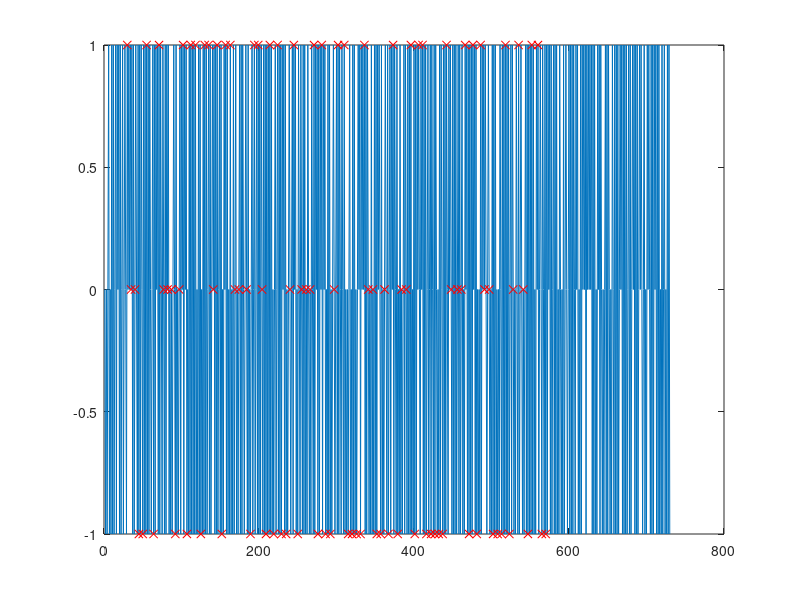

The MATLAB source for this figure: (Note: this script raises an error after producing the figure.)
clc
clear all

len=730;
signbalance=.5;
onevtwo=1/3;
y=zeros(len,1);
y(1)=0;

harshness=5; %Trade-off is structure vs balance. In theory, dynamic harshness dependent on k is the best trade-off and shortest methods section

%% vals "key":
%x
%y
%early pulse mag and +/- direction
%late pulse mag and +/- direction
%pseudorandom white noise magnitude
%shape (-1=none,0=triangle,1=square, 2=circle, 3=inf desired)
%cursor shown (0/1 false/true)

cost=inf;

while cost>3
    for k=2:len
        if y(k-1)==0
            if rand<signbalance
                y(k)=-1;
                signbalance=signbalance-harshness*1/len;
            else
                y(k)=1;
                signbalance=signbalance+harshness*1/len;
            end
        else
            if rand<onevtwo
                y(k)=0;
                onevtwo=onevtwo-harshness*2/len;
            else
                y(k)=-y(k-1);
                onevtwo=onevtwo+harshness*1/len;
            end
        end
    end
    diffs=y(2:end)-y(1:end-1);
    signbalance_=sum(diffs<0)-sum(diffs>0)
    onevtwo_=sum(abs(diffs)==1)-sum(abs(diffs)==2)
    cost=abs(onevtwo_)+abs(signbalance_);
end



x=[y [0;sign(diffs)] [0;abs(diffs)]];

N=5;
DIR=[-1 1];
DIST=[1 2];
ntypes=5;

%Make a deck
c=0;
for k=1:N
    for kk=1:length(DIR)
        for kkk=1:length(DIST)
            for kkkk=1:ntypes
                c=c+1;
                catme(c).dat=[DIR(kk); DIST(kkk); kkkk];
            end
        end
    end
end
deck=[catme.dat];
deck=deck(:,randperm(size(deck,2)));

c=0;
d=1;
k=inf;
sd2=size(deck,2);
dist=zeros(sd2,1);
while c<len
    c=c+1;
    k=k+1;
    if (k<5)||(c<30)||(d>sd2)
        out(c).dat=[y(c); .5; 0; 0; 0; -1; 1];
        continue
    end

    %if it's k>=7, reshuffle the deck and try again
    if (sum(x(c,2:3)'==deck(1:2,d))~=2)&&(k>5)
        deck(:,d:end)=deck(:,d-1+randperm(sd2-d+1));
    end
    if sum(x(c,2:3)'==deck(1:2,d))==2
        out(c).dat=[y(c); .5; 0; 0; 0; -1; 1];
        continue
    end

    %[c,k]
    dist(d)=c;
    k=0;
    switch deck(3,d)
        case 1
            out(c).dat=[y(c); .5; 1; 0; 0; -1; 1];
        case 2
            out(c).dat=[y(c); .5; -1; 0; 0; -1; 1];
        case 3
            out(c).dat=[y(c); .5; 0; 1; 0; -1; 1];
        case 4
            out(c).dat=[y(c); .5; 0; -1; 0; -1; 1];
        case 5
            out(c).dat=[y(c); .5; 0; 0; 1; -1; 1];
    end
    d=d+1;
end

figure(1)
clf
plot(1:len,y,dist,y(dist),'rx')
length(out)
size([out.dat])

[h]=hist(dist(2:end)-dist(1:end-1),5:11);
[(5:11)' h']

out(c).dat=[0; 0; 0; 0; 0; 0; 1]; %Extra copy of the first shape to allow target acquisition
for s=0:3 %5 warmups on each, cursor shown
    for k=1:5
        c=c+1;
        out(c).dat=[0; 0; 0; 0; 0; s; 1];
    end
end

for s=0:3 %5 warmups on each, cursor not shown
    for k=1:5
        c=c+1;
        out(c).dat=[0; 0; 0; 0; 0; s; 0];
    end
end

SnMag=zeros(2,4*5*20);
k=0;
for s=0:3
    for n=linspace(0,3,2.5)
        for ITER=1:20
            k=k+1;
            SnMag(:,k)=[n;s];
        end
    end
end
SnMag=SnMag(:,randperm(4*5*20));

for k=1:4*5*20
    c=c+1;
    out(c).dat=[0; 0; 0; 0; SnMag(:,k); 0];
end

o=[out.dat]';
o(1:730,1)=o(1:730,1)*.15-.025;
o(:,3:4)=o(:,3:4)*30;
o(1:730,5)=o(1:730,5)*2;
o=[(1:length(out))' o];
fid=fopen('../Data/input.dat','w');
fprintf(fid,'%5.0f\t%6.4f\t%6.4f\t%6.4f\t%6.4f\t%6.4f\t%1.0f\t%1.0f\n',o');
fclose(fid);
